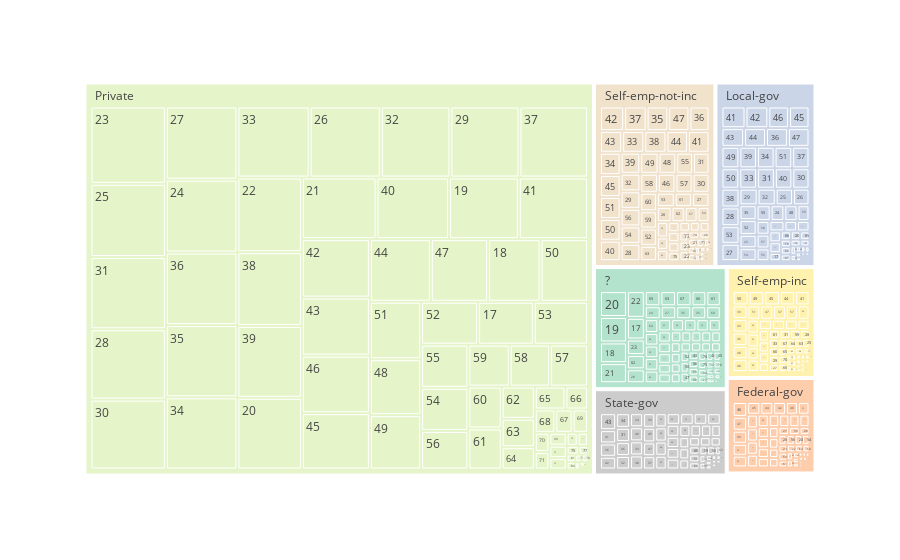

Notebook code for this chart:
### Code cell
grafico = px.treemap(df, path=['workclass', 'age'], color='workclass',
    color_discrete_sequence=px.colors.qualitative.Pastel2)
grafico.show()

### Figure 1 — Plotly figure (JSON) as saved in the notebook; plotly's stock layout.template omitted (floating-point values rounded to 4 significant figures; data arrays with more than 128 entries replaced by an {"elided": "..."} marker saying what was removed)
{"data": [{"branchvalues": "total", "customdata": {"elided": "490x1 str values"}, "domain": {"x": [0, 1], "y": [0, 1]}, "hovertemplate": "labels=%{label}<br>count=%{value}<br>parent=%{parent}<br>id=%{id}<br>workclass=%{customdata[0]}<extra></extra>", "ids": {"elided": "490 str values"}, "labels": {"elided": "490 str values"}, "marker": {"colors": {"elided": "490 str values"}}, "name": "", "parents": {"elided": "490 str values"}, "type": "treemap", "values": {"elided": "490 int values"}}], "layout": {"legend": {"tracegroupgap": 0}, "margin": {"t": 60}, "treemapcolorway": ["rgb(179,226,205)", "rgb(253,205,172)", "rgb(203,213,232)", "rgb(244,202,228)", "rgb(230,245,201)", "rgb(255,242,174)", "rgb(241,226,204)", "rgb(204,204,204)"]}}
